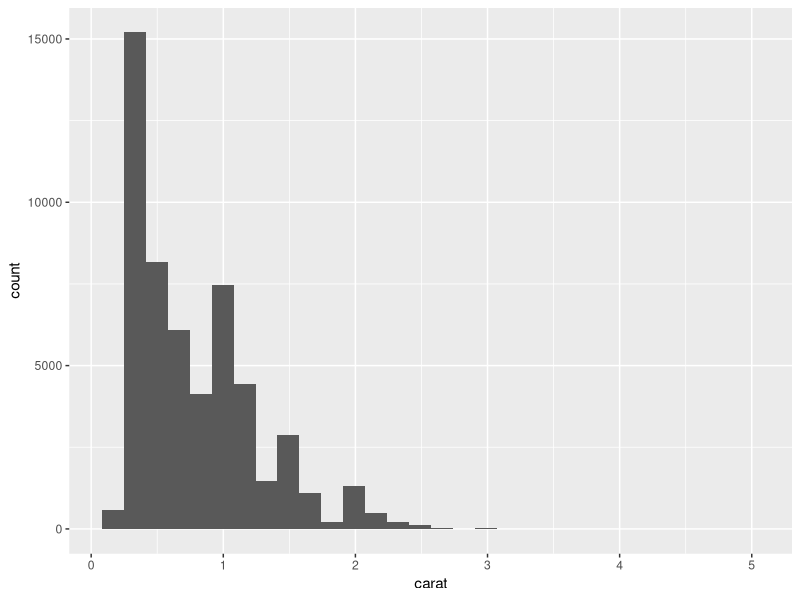

Here is the R script that generated this plot:
library(ggplot2)
library(palmerpenguins)
library(dplyr)
library(ggthemes)

ggplot(diamonds, aes(x = carat, fill = carat)) +
    geom_histogram() 
